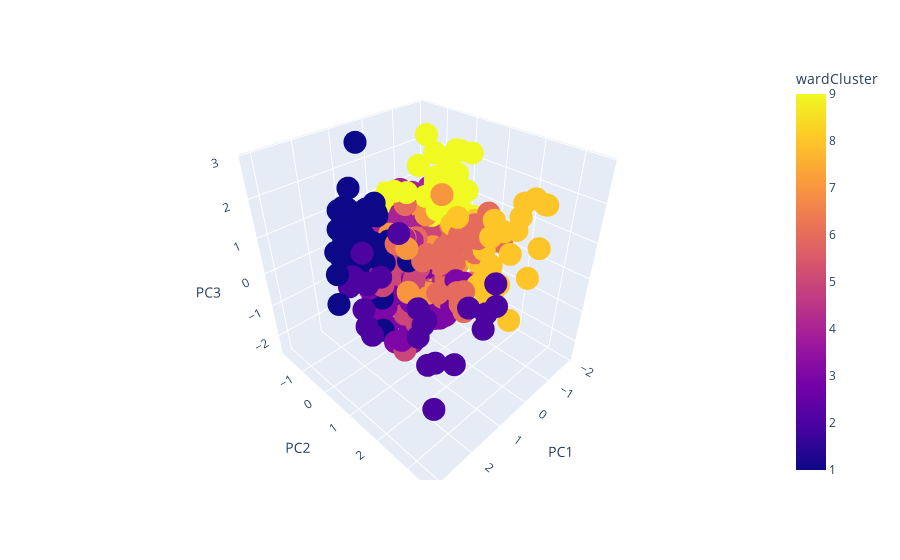

The cell this chart's notebook holds for it:
### Code cell
fig2 = px.scatter_3d(pcaDataScaled, x='PC1', y='PC2', z='PC3', color='wardCluster')
fig2

### Figure 1 — Plotly figure (JSON) as saved in the notebook; plotly's stock layout.template omitted (floating-point values rounded to 4 significant figures; data arrays with more than 128 entries replaced by an {"elided": "..."} marker saying what was removed)
{"data": [{"hovertemplate": "PC1=%{x}<br>PC2=%{y}<br>PC3=%{z}<br>wardCluster=%{marker.color}<extra></extra>", "legendgroup": "", "marker": {"color": {"elided": "397 int values"}, "coloraxis": "coloraxis", "symbol": "circle"}, "mode": "markers", "name": "", "scene": "scene", "showlegend": false, "type": "scatter3d", "x": {"elided": "397 float values"}, "y": {"elided": "397 float values"}, "z": {"elided": "397 float values"}}], "layout": {"coloraxis": {"colorbar": {"title": {"text": "wardCluster"}}, "colorscale": [[0, "#0d0887"], [0.1111, "#46039f"], [0.2222, "#7201a8"], [0.3333, "#9c179e"], [0.4444, "#bd3786"], [0.5556, "#d8576b"], [0.6667, "#ed7953"], [0.7778, "#fb9f3a"], [0.8889, "#fdca26"], [1, "#f0f921"]]}, "legend": {"tracegroupgap": 0}, "margin": {"t": 60}, "scene": {"domain": {"x": [0, 1], "y": [0, 1]}, "xaxis": {"title": {"text": "PC1"}}, "yaxis": {"title": {"text": "PC2"}}, "zaxis": {"title": {"text": "PC3"}}}}}
